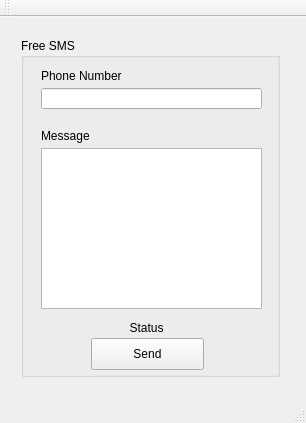
<?xml version="1.0" encoding="UTF-8"?>
<ui version="4.0">
 <class>MainWindow</class>
 <widget class="QMainWindow" name="MainWindow">
  <property name="geometry">
   <rect>
    <x>0</x>
    <y>0</y>
    <width>306</width>
    <height>423</height>
   </rect>
  </property>
  <property name="windowTitle">
   <string>MainWindow</string>
  </property>
  <widget class="QWidget" name="centralWidget">
   <widget class="QWidget" name="horizontalLayoutWidget">
    <property name="geometry">
     <rect>
      <x>10</x>
      <y>10</y>
      <width>281</width>
      <height>361</height>
     </rect>
    </property>
    <layout class="QHBoxLayout" name="horizontalLayout">
     <item>
      <widget class="QGroupBox" name="groupBox">
       <property name="title">
        <string>Free SMS</string>
       </property>
       <widget class="QLineEdit" name="lineEdit">
        <property name="geometry">
         <rect>
          <x>20</x>
          <y>50</y>
          <width>221</width>
          <height>21</height>
         </rect>
        </property>
        <property name="maxLength">
         <number>13</number>
        </property>
       </widget>
       <widget class="QLabel" name="label">
        <property name="geometry">
         <rect>
          <x>20</x>
          <y>30</y>
          <width>111</width>
          <height>16</height>
         </rect>
        </property>
        <property name="text">
         <string>Phone Number</string>
        </property>
       </widget>
       <widget class="QLabel" name="label_2">
        <property name="geometry">
         <rect>
          <x>20</x>
          <y>90</y>
          <width>61</width>
          <height>16</height>
         </rect>
        </property>
        <property name="text">
         <string>Message</string>
        </property>
       </widget>
       <widget class="QPushButton" name="send_btn">
        <property name="geometry">
         <rect>
          <x>70</x>
          <y>300</y>
          <width>113</width>
          <height>32</height>
         </rect>
        </property>
        <property name="text">
         <string>Send</string>
        </property>
       </widget>
       <widget class="QTextEdit" name="textEdit">
        <property name="geometry">
         <rect>
          <x>20</x>
          <y>110</y>
          <width>221</width>
          <height>161</height>
         </rect>
        </property>
       </widget>
       <widget class="QLabel" name="label_3">
        <property name="geometry">
         <rect>
          <x>60</x>
          <y>280</y>
          <width>131</width>
          <height>20</height>
         </rect>
        </property>
        <property name="text">
         <string>Status</string>
        </property>
        <property name="alignment">
         <set>Qt::AlignCenter</set>
        </property>
       </widget>
      </widget>
     </item>
    </layout>
   </widget>
  </widget>
  <widget class="QMenuBar" name="menuBar">
   <property name="geometry">
    <rect>
     <x>0</x>
     <y>0</y>
     <width>306</width>
     <height>22</height>
    </rect>
   </property>
  </widget>
  <widget class="QToolBar" name="mainToolBar">
   <attribute name="toolBarArea">
    <enum>TopToolBarArea</enum>
   </attribute>
   <attribute name="toolBarBreak">
    <bool>false</bool>
   </attribute>
  </widget>
  <widget class="QStatusBar" name="statusBar"/>
 </widget>
 <layoutdefault spacing="6" margin="11"/>
 <resources/>
 <connections/>
</ui>
